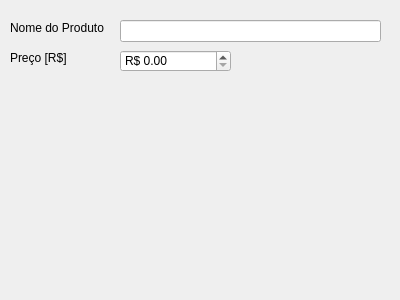
<?xml version="1.0" encoding="UTF-8"?>
<ui version="4.0">
 <class>Window_NewProduct</class>
 <widget class="QDialog" name="Window_NewProduct">
  <property name="geometry">
   <rect>
    <x>0</x>
    <y>0</y>
    <width>400</width>
    <height>300</height>
   </rect>
  </property>
  <property name="windowTitle">
   <string>Dialog</string>
  </property>
  <widget class="QLabel" name="label">
   <property name="geometry">
    <rect>
     <x>10</x>
     <y>20</y>
     <width>101</width>
     <height>16</height>
    </rect>
   </property>
   <property name="text">
    <string>Nome do Produto</string>
   </property>
  </widget>
  <widget class="QLabel" name="label_2">
   <property name="geometry">
    <rect>
     <x>10</x>
     <y>50</y>
     <width>71</width>
     <height>16</height>
    </rect>
   </property>
   <property name="text">
    <string>Preço [R$]</string>
   </property>
  </widget>
  <widget class="QDoubleSpinBox" name="Input_Preco">
   <property name="geometry">
    <rect>
     <x>120</x>
     <y>50</y>
     <width>111</width>
     <height>22</height>
    </rect>
   </property>
   <property name="prefix">
    <string>R$ </string>
   </property>
   <property name="decimals">
    <number>2</number>
   </property>
   <property name="maximum">
    <double>1000000.000000000000000</double>
   </property>
   <property name="singleStep">
    <double>0.010000000000000</double>
   </property>
   <property name="value">
    <double>0.000000000000000</double>
   </property>
  </widget>
  <widget class="QLineEdit" name="Input_Nome">
   <property name="geometry">
    <rect>
     <x>120</x>
     <y>20</y>
     <width>261</width>
     <height>22</height>
    </rect>
   </property>
  </widget>
 </widget>
 <resources/>
 <connections/>
</ui>
